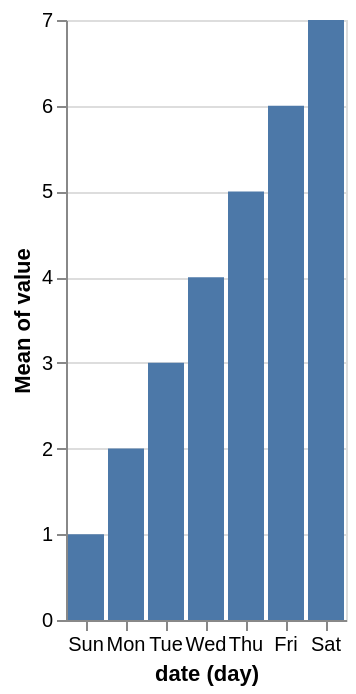

Describe this chart as a Vega-Lite specification.
### Vega-Lite specification from a JSON file in a GitHub repository (floating-point values rounded to 4 significant figures)
{"$schema": "https://vega.github.io/schema/vega-lite/v2.json", "data": {"values": [{"date": "2018-09-09", "value": 1}, {"date": "2018-09-10", "value": 2}, {"date": "2018-09-11", "value": 3}, {"date": "2018-09-12", "value": 4}, {"date": "2018-09-13", "value": 5}, {"date": "2018-09-14", "value": 6}, {"date": "2018-09-15", "value": 7}, {"date": "2018-09-16", "value": 1}, {"date": "2018-09-17", "value": 2}, {"date": "2018-09-18", "value": 3}, {"date": "2018-09-19", "value": 4}, {"date": "2018-09-20", "value": 5}, {"date": "2018-09-21", "value": 6}, {"date": "2018-09-22", "value": 7}], "format": {"parse": {"date": "date:'%Y-%m-%d'"}}}, "mark": "bar", "encoding": {"x": {"field": "date", "timeUnit": "day", "type": "ordinal"}, "y": {"field": "value", "aggregate": "mean", "type": "quantitative"}}}
